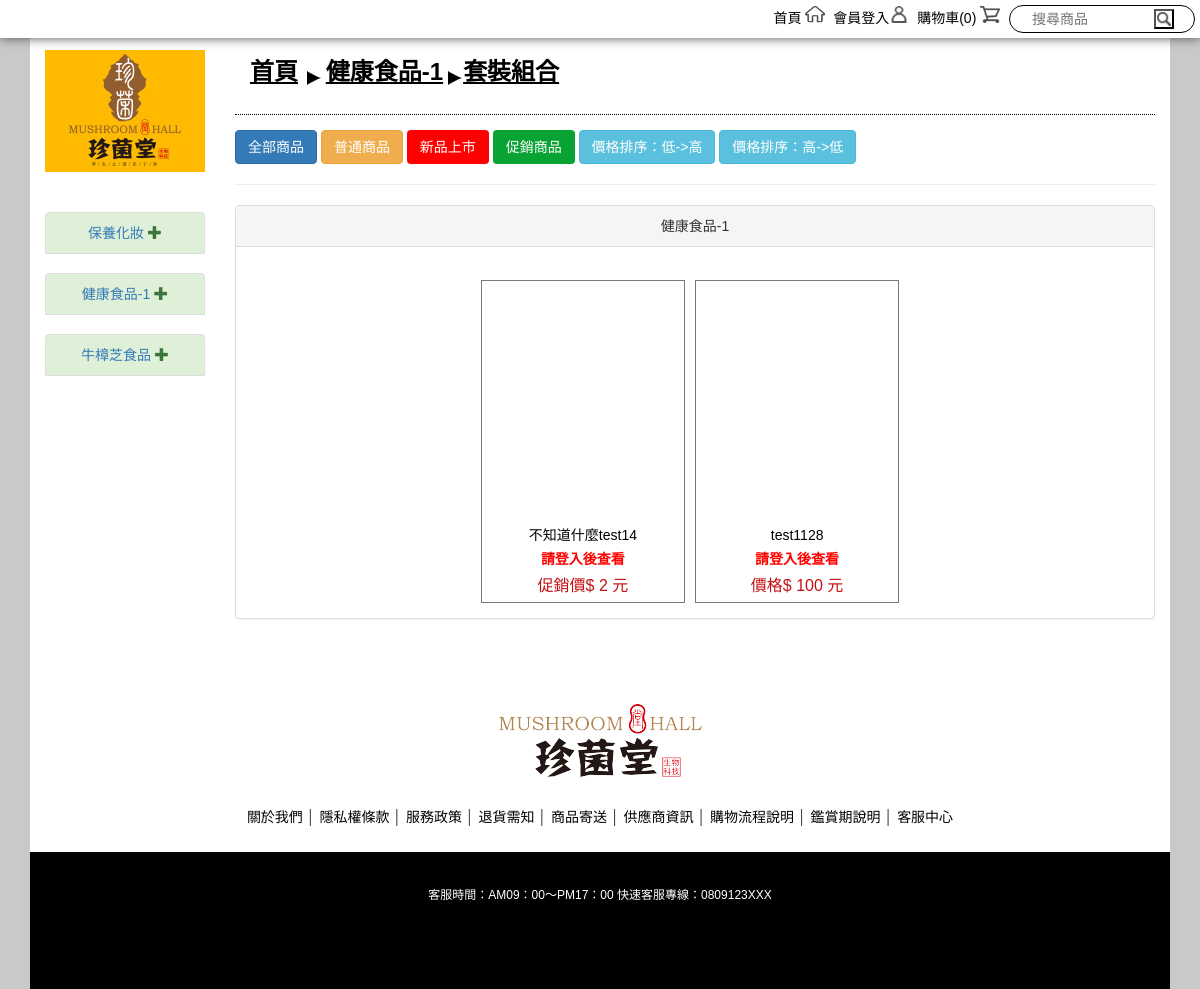
/pd_query.php?first=5&second=6&third=0, run on an earlier commit of the app's database.
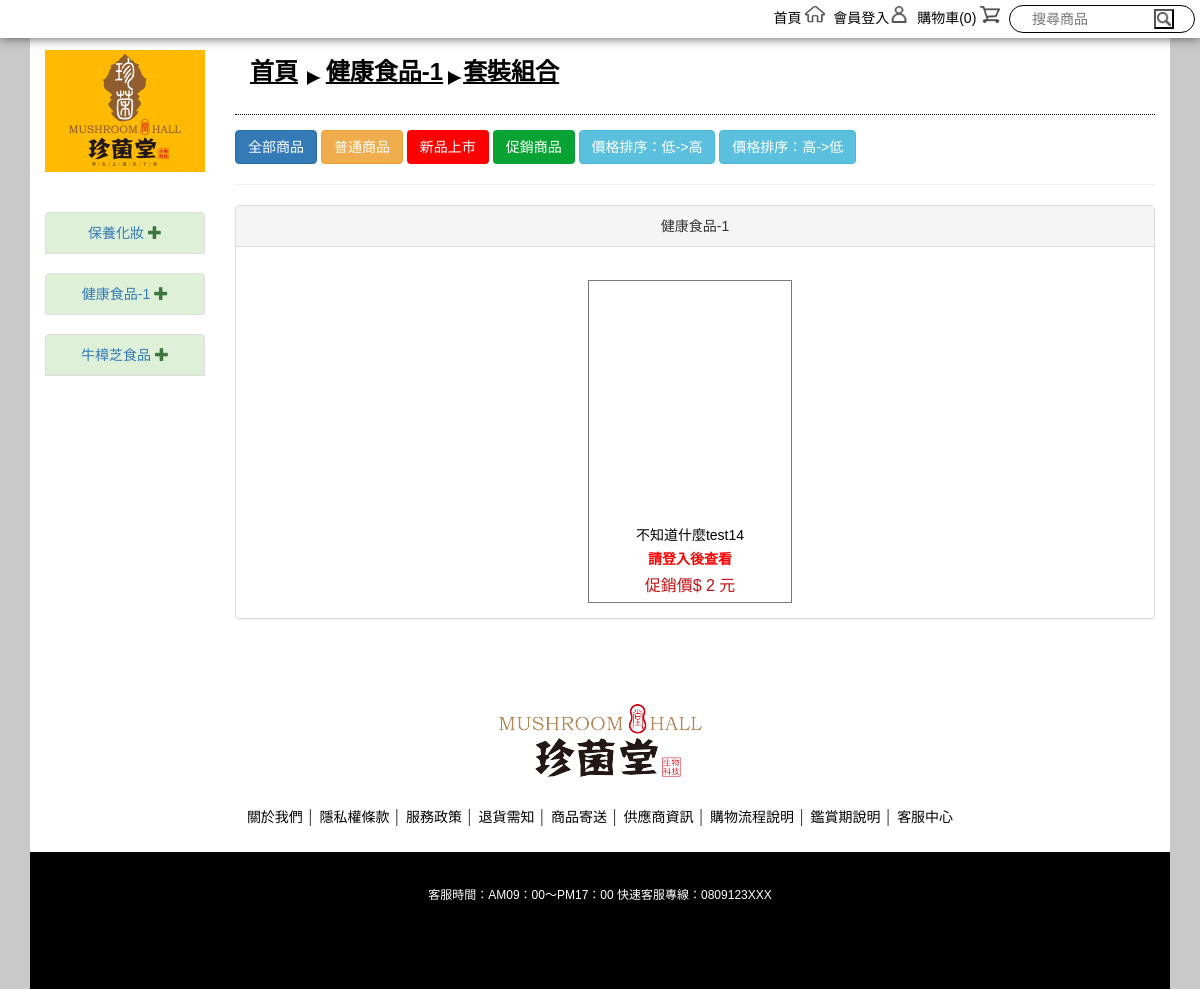
And on a later commit of the database.
### tables this page shows
CREATE TABLE `proclass` (
  `no` int(11) NOT NULL COMMENT '類別編號 (PK)',
  `parent` int(11) NOT NULL COMMENT '上層編號(0:主類別，>0: 次類別)',
  `pcname` varchar(50) NOT NULL COMMENT '類別名稱',
  `sort` int(11) NOT NULL DEFAULT '1' COMMENT '類別順序(1最小)',
  `status` char(1) NOT NULL COMMENT '類別狀態(0:下架，1:上架)',
  `lang` varchar(10) NOT NULL COMMENT '語系代碼',
  `addtime` datetime NOT NULL COMMENT '建立時間',
  `updatetime` datetime NOT NULL COMMENT '修改時間'
);

CREATE TABLE `protags` (
  `no` int(11) NOT NULL COMMENT '標籤編號(流水號) ',
  `name` varchar(20) NOT NULL COMMENT '標籤名稱',
  `pic` varchar(50) NOT NULL COMMENT '圖片檔名',
  `color` varchar(10) NOT NULL COMMENT '標籤色碼',
  `sort` int(11) NOT NULL DEFAULT '1' COMMENT '標籤順序(1最小)',
  `lang` varchar(10) NOT NULL COMMENT '語系代碼',
  `addtime` datetime NOT NULL COMMENT '建立時間',
  `updatetime` datetime NOT NULL COMMENT '修改時間'
);

CREATE TABLE `products` (
  `proid` varchar(20) NOT NULL COMMENT '商品編號 (PK)',
  `suppid` varchar(20) NOT NULL COMMENT '供應商ID',
  `proname` varchar(50) NOT NULL COMMENT '商品名稱',
  `prointro` varchar(100) NOT NULL COMMENT '商品簡短說明',
  `pcno` int(11) NOT NULL COMMENT '商品主類別',
  `price` int(11) NOT NULL COMMENT '價格',
  `PV` int(11) NOT NULL COMMENT 'PV值',
  `bonuce` int(11) NOT NULL COMMENT '紅利',
  `stock` int(11) NOT NULL COMMENT '庫存量',
  `prodetail` text NOT NULL COMMENT '商品詳細說明',
  `protags` int(11) NOT NULL COMMENT '標籤編號(單選、標記效果) ',
  `weight` float NOT NULL DEFAULT '0' COMMENT '商品重量(KG)',
  `size` varchar(50) NOT NULL COMMENT '商品長寬高',
  `promo_start` datetime NOT NULL COMMENT '促銷起始時間',
  `promo_end` datetime NOT NULL COMMENT '促銷結束時間',
  `promo_price` int(11) NOT NULL COMMENT '促銷價格',
  `promo_PV` int(11) NOT NULL COMMENT '促銷PV值',
  `promo_bonuce` int(11) NOT NULL COMMENT '促銷紅利值',
  `uptime` datetime NOT NULL COMMENT '上架時間',
  `downtime` datetime NOT NULL COMMENT '下架時間',
  `memo` varchar(250) NOT NULL COMMENT '備註',
  `checkmemo` varchar(250) NOT NULL COMMENT '審核說明',
  `checktime` datetime NOT NULL COMMENT '審核時間',
  `status` char(1) NOT NULL DEFAULT '1' COMMENT '商品狀態(0:審核未通過,1:待審核,2:審核通過,3:上架,9:下架)',
  `lang` varchar(10) NOT NULL COMMENT '語系代碼',
  `viewcounts` int(11) NOT NULL DEFAULT '0' COMMENT '瀏覽次數',
  `addtime` datetime NOT NULL COMMENT '建立時間',
  `updatetime` datetime NOT NULL COMMENT '修改時間'
);

### side_bar2.php (the view, shortened to what the changed rows need)
<?php
$classOne = [];
$classOneSql = 'SELECT A.no AS first_no, A.pcname AS first_name FROM proclass A WHERE A.parent=0 AND A.status=1 ORDER BY A.sort ASC';
$classOneRes = mysqli_query($conn, $classOneSql);
while ($classOneRow = mysqli_fetch_assoc($classOneRes)) {
    $classOne[] = $classOneRow;
}
?>

### top_bar.php (called while the page is built, shortened)
<?php include 'side_bar2.php'; ?>

### side_bar2.php (the view, shortened to what the changed rows need)
<?php
$classOne = [];
$classOneSql = 'SELECT A.no AS first_no, A.pcname AS first_name FROM proclass A WHERE A.parent=0 AND A.status=1 ORDER BY A.sort ASC';
$classOneRes = mysqli_query($conn, $classOneSql);
while ($classOneRow = mysqli_fetch_assoc($classOneRes)) {
    $classOne[] = $classOneRow;
}
?>

### pd_query.php (shortened to what the changed rows need)
<?php
include 'db.php';
$isLogin = !empty($_SESSION['user']);
$products = [];
$productsSql = 'SELECT products.proid, products.proname, products.price, products.PV, products.bonuce, products.uptime, products.downtime, products.status, products.protags, products.promo_price, products.promo_PV, products.promo_bonuce, protags.name, protags.pic, protags.color, productclass.pcno1, productclass.pcno2, productclass.pcno3 FROM (SELECT * FROM products WHERE status=3 OR status=8) products LEFT JOIN protags ON products.protags=protags.no LEFT JOIN productclass ON products.proid=productclass.proid';
$productsRes = mysqli_query($conn, $productsSql);
while ($productsRow = mysqli_fetch_assoc($productsRes)) {
    $products[] = $productsRow;
}
$tmpArray = [];
foreach ($products as $product) {
    if ($product['status'] == 8) {
        if (!(time() > strtotime($product['uptime']) && time() < strtotime($product['downtime']))) {
        } else {
            $tmpArray[] = $product;
        }
    } else {
        $tmpArray[] = $product;
    }
}
$products = $tmpArray;
$tmpArray = [];
foreach ($products as $k => $v) {
    if ($v['protags'] == 2) {
        $tmpArray[$k] = $v['promo_price'];
    } else {
        $tmpArray[$k] = $v['price'];
    }
}
if (!isset($_GET['order'])) {
    asort($tmpArray);
}
$sortArray = [];
foreach ($tmpArray as $k => $v) {
    $sortArray[] = $products[$k];
}
$products = $sortArray;
if (isset($_GET['first']) && isset($_GET['second']) && isset($_GET['third'])) {
    $tmpProducts = [];
    if ($_GET['second'] == 0 && $_GET['third'] == 0) {
        foreach ($products as $product) {
            if ($_GET['first'] == $product['pcno1']) {
                $tmpProducts[] = $product;
            }
        }
    } elseif ($_GET['third'] == 0) {
        foreach ($products as $product) {
            if ($_GET['second'] == $product['pcno2']) {
                $tmpProducts[] = $product;
            }
        }
    } else {
        foreach ($products as $product) {
            if ($_GET['third'] == $product['pcno3']) {
                $tmpProducts[] = $product;
            }
        }
    }
    $products = $tmpProducts;
}
$protags = [];
$protagsSql = 'SELECT no, name, pic, color FROM protags';
$protagsRes = mysqli_query($conn, $protagsSql);
while ($protagsRow = mysqli_fetch_assoc($protagsRes)) {
    $protags[] = $protagsRow;
}
$proclass = [];
$proclassSql = 'SELECT no, parent, pcname FROM proclass WHERE status=1 ORDER BY sort ASC';
$proclassRes = mysqli_query($conn, $proclassSql);
while ($proclassRow = mysqli_fetch_assoc($proclassRes)) {
    $proclass[] = $proclassRow;
}
$pics = [];
$picSql = 'SELECT proid, picname, picfile FROM productpics WHERE sort=1';
$picRes = mysqli_query($conn, $picSql);
while ($picsRow = mysqli_fetch_assoc($picRes)) {
    $pics[] = $picsRow;
}
?>
<!doctype html>
<html>
<head>
    <?php include 'http_head.php'; ?>
</head>
<body>
<div class="wrap">
    <?php include 'top_bar.php'; ?>
    <div class="container main">
        <div class="row content no-margin-rl">
            <div class="col-sm-2 left-area hidden-xs " style="">
                <?php include 'side_bar.php'; ?>
            </div>
            <div class="col-sm-10">
                <div class="beard">
                    <ul>
                        <?php
                        if (!isset($_GET['protags'])) {
                            if (isset($_GET['first']) && isset($_GET['second']) && isset($_GET['third'])) {
                                if ($_GET['second'] == 0 && $_GET['third'] == 0) {
                                    foreach ($proclass as $item) {
                                        if ($_GET['first'] == $item['no']) {
                                            echo '<li><a href="pd_query.php?first=' . $_GET['first'] . '&second=' . $_GET['second'] . '&third=' . $_GET['third'] . '">' . $item['pcname'] . '</a></li>';
                                            break;
                                        }
                                    }
                                } elseif ($_GET['third'] == 0) {
                                    foreach ($proclass as $item) {
                                        if ($_GET['first'] == $item['no']) {
                                            echo '<li><a href="pd_query.php?first=' . $_GET['first'] . '&second=' . 0 . '&third=' . $_GET['third'] . '">' . $item['pcname'] . '</a></li>';
                                            break;
                                        }
                                    }
                                    foreach ($proclass as $item) {
                                        if ($_GET['second'] == $item['no']) {
                                            echo '<li><a href="pd_query.php?first=' . $_GET['first'] . '&second=' . $_GET['second'] . '&third=' . $_GET['third'] . '">' . $item['pcname'] . '</a></li>';
                                            break;
                                        }
                                    }
                                }
                            } else {
                                echo '<li><a>全部商品</a></li>';
                            }
                        }
                        ?>
                    </ul>
                </div>
                <div class="content-area">
                    <div class="row">
                        <div class="col-sm-12">
                            <a href="pd_query.php" class="btn btn-primary" role="button">全部商品</a>
                            <a href="pd_query.php?protags=0" class="btn btn-warning" role="button">普通商品</a>
                            <?php
                            foreach ($protags as $protag) {
                                echo '<a href="pd_query.php?protags=' .
                                    $protag['no'] .
                                    '" class="btn" role="button" style="color: white;background-color: ' .
                                    $protag['color'] .
                                    ';">' .
                                    $protag['name'] .
                                    '</a>' .
                                    "\n";
                            }
                            ?>
                            <a id="plth" href="" class="btn btn-info" role="button">價格排序：低->高</a>
                            <a id="phtl" href="" class="btn btn-info" role="button">價格排序：高->低</a>
                        </div>
                    </div>
                </div>
                <div class="product-area">
                    <div class="product-list">
                        <?php
                        foreach ($proclass as $item) {
                            if ($item['parent'] == 0) {
                                foreach ($products as $product) {
                                    if ($product['pcno1'] == $item['no']) {
                                        echo '<div class="panel panel-default">';
                                        echo '<div class="panel-heading">' . $item['pcname'] . '</div>';
                                        echo '<div class="panel-body">';
                                        break;
                                    }
                                }
                                foreach ($products as $product) {
                                    if ($product['pcno1'] == $item['no']) {
                                        echo '<div class="pd">';
                                        echo "<a href='pd_page.php?proid=" . $product['proid'] . "'>";
                                        foreach ($pics as $pic) {
                                            if ($product['proid'] == $pic['proid']) {
                                                echo '<div class="pd-pic"><img src="upload/product/' . $pic['picfile'] . '" alt=""/></div>';
                                            }
                                        }
                                        echo '<div class="pd-name">' . $product['proname'] . '</div>';
                                        if ($isLogin) {
                                            switch ($_SESSION['user2']['type']) {
                                                case 1:
                                                    echo '<div class="pd-pv">紅利：' . $product['bonuce'] . '</div>';
                                                    break;
                                                case 2:
                                                    echo '<div class="pd-pv">PV：' . $product['PV'] . '</div>';
                                                    break;
                                            }
                                        } else {
                                            echo '<div class="pd-pv">請登入後查看</div>';
                                        }
                                        if ($product['protags'] == 2) {
                                            echo '<div class="pd-price">促銷價$ ' . $product['promo_price'] . ' 元</div>';
                                        } else {
                                            echo '<div class="pd-price">價格$ ' . $product['price'] . ' 元</div>';
                                        }
                                        echo '</a>';
                                        echo '</div>';
                                    }
                                }
                                foreach ($products as $product) {
                                    if ($product['pcno1'] == $item['no']) {
                                        echo '</div>';
                                        echo '</div>';
                                        break;
                                    }
                                }
                            }
                        }
                        ?>
                    </div>
                </div>
            </div>
        </div>
    </div>
</div>
</body>
</html>

### side_bar.php (shortened to what the changed rows need)
<div class=" left-move ">
    <br/>
    <br/>
    <div class="menu-area">
        <?php
        foreach ($classOne as $item1) {
            echo '<ul class="list-group sbar">';
            echo '<li class="list-group-item list-group-item-success c1">';
            echo '<a href="pd_query.php?first=' . $item1['first_no'] . '&second=0&third=0">';
            echo $item1['first_name'].' ';
            echo '</a>';
            echo '</li>';
            echo '</ul>';
        }
        ?>
    </div>
</div>

What changed in the data, as far as the page shows it:
removed products: proname "test1128", price "100", shown under proclass "健康食品-1"
